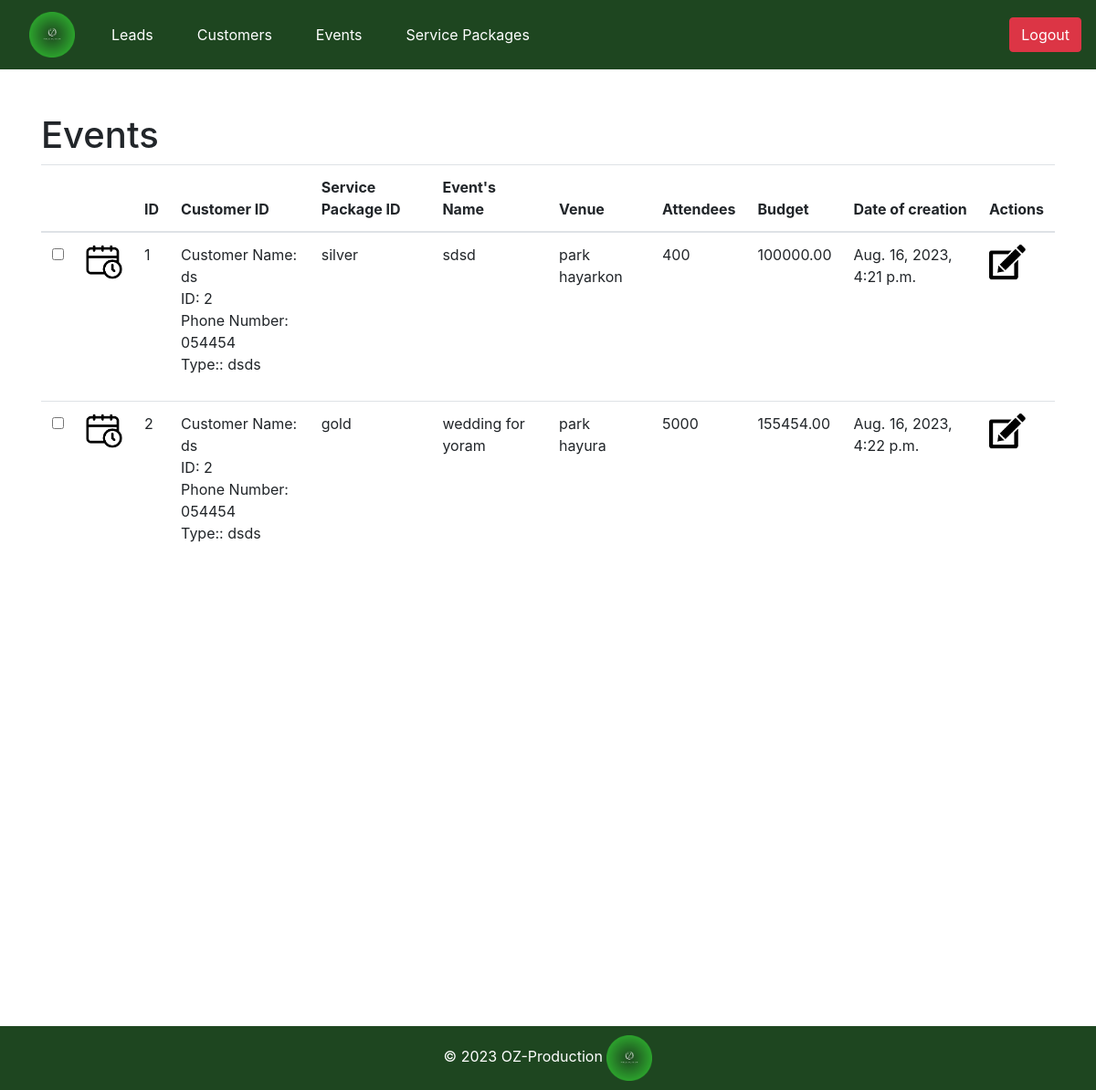
The page /oz_pro/events/ on the database as committed earlier.
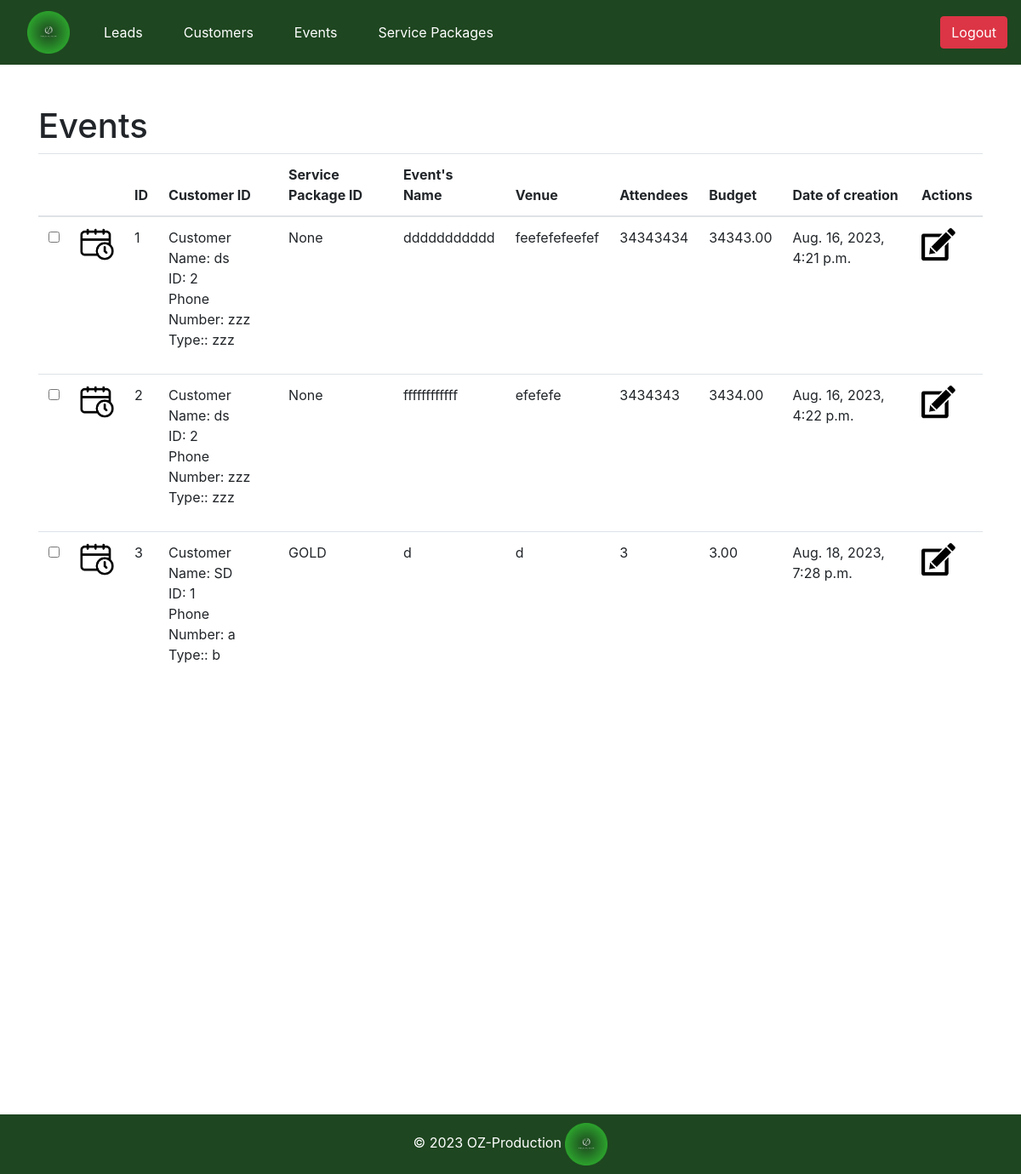
The same page on the database as committed later.
### oz_pro/models.py (models this page shows, shortened)
class Event(models.Model):
    image = models.ImageField(upload_to='static/pics', default = 'event.png')
    ID = models.AutoField(primary_key=True)
    customer = models.ForeignKey(Customer, on_delete=models.SET_NULL,null=True, related_name='events_for_customer')
    service_package = models.ForeignKey(ServicePackage, on_delete=models.SET_NULL, null=True, related_name='events_for_service_package')
    name = models.CharField(max_length=255)
    venue = models.CharField(max_length=255)
    number_of_attendees = models.PositiveIntegerField()
    budget = models.DecimalField(max_digits=10, decimal_places=2)
    date_of_creation = models.DateTimeField(auto_now_add=True)

class Customer(models.Model):
    image = models.ImageField(upload_to='static/pics', default = 'Picture7.png')
    ID = models.PositiveIntegerField(primary_key=True, unique=True)
    name = models.CharField(max_length=255)
    phone_number = models.CharField(max_length=15)
    customer_type = models.CharField(max_length=50)
    date_of_creation = models.DateTimeField(auto_now_add=True)
    def __str__(self):
        return f"Customer Name: {self.name}\nID: {self.ID}\nPhone Number: {self.phone_number}\nType:: {self.customer_type}"

class ServicePackage(models.Model):
    image = models.ImageField(upload_to='static/pics', default = 'pack.png')
    ID = models.AutoField(primary_key=True)
    name = models.CharField(max_length=255)
    package_details = models.TextField()
    date_of_creation = models.DateTimeField(auto_now_add=True)
    def __str__(self):
        return self.name

### oz_pro/views.py (the view)
# urls.py: path('events/', views.events_page, name='all_events'),
def events_page(request):
    print("********* Event page function *********")
    all_events = Event.objects.all()
    context = {
        'events': all_events
    }
    return render(request, 'events.html', context)

### oz_pro/templates/events.html (shortened to what this page needs)
<!DOCTYPE html>
<html lang="en">
<head>
</head>
<body>
    {% extends 'base.html' %}
    {% block add_button %}
    {% load static %}
    {% endblock %}
{% block content %}
{% load static %}
    <div>
    <h1>Events</h1>
    </div>
    <table class="table table-hover">
        <thead>
            <tr>
                <th></th>
                <th></th>
                <th>ID</th>
                <th>Customer ID</th>
                <th>Service Package ID</th>
                <th>Event's Name</th>
                <th>Venue</th>
                <th>Attendees</th>
                <th>Budget</th>
                <th>Date of creation</th>
                <th>Actions</th>
            </tr>
        </thead>
        <tbody>
            {% for event in events %}
            <tr id="event_{{ event.ID }}">
                <td><input type="checkbox" onchange="toggleHighlight(this, {{ event.ID }})" title="Highlight"></td>
                <td><img src="{% static 'pics/' %}{{event.image}}" alt="My image" class="smaller-image" /></td>
                <td>{{ event.ID }}</td>
                <td>{{ event.customer |linebreaks}}</td>
                <td>{{ event.service_package }}</td>
                <td>{{ event.name }}</td>
                <td>{{ event.venue}}</td>
                <td>{{ event.number_of_attendees}}</td>
                <td>{{ event.budget }}</td>
                <td>{{ event.date_of_creation }}</td>
                <td>
                    <a data-bs-toggle="tooltip" title="UPDATE event">
                        <img src="{% static 'pics/edit.png' %}" alt="Update" class="smaller-image" style="cursor:pointer" data-bs-toggle="modal" data-bs-target="#updateeventModal_{{ event.ID }}">
                    </a>
                </td>
         </tr>
            {% endfor %}
      </tbody>
    </table>
{% endblock %}

Rows that differ between the two databases and show on the page:
changed Event id 1: customer "Customer Name: ds ID: 2 Phone Number: 054454 Type:: dsds" → "Customer Name: ds ID: 2 Phone Number: zzz Type:: zzz"; service_package "silver" → "None"; name "sdsd" → "ddddddddddd"; venue "park hayarkon" → "feefefefeefef"; number_of_attendees "400" → "34343434"; budget "100000.00" → "34343.00"
changed Event id 2: customer "Customer Name: ds ID: 2 Phone Number: 054454 Type:: dsds" → "Customer Name: ds ID: 2 Phone Number: zzz Type:: zzz"; service_package "gold" → "None"; name "wedding for yoram" → "ffffffffffff"; venue "park hayura" → "efefefe"; number_of_attendees "5000" → "3434343"; budget "155454.00" → "3434.00"
added Event: image (picture), ID "3", customer "Customer Name: SD ID: 1 Phone Number: a Type:: b", service_package "GOLD", name "d", venue "d", number_of_attendees "3", budget "3.00", date_of_creation "Aug. 18, 2023, 7:28 p.m."
